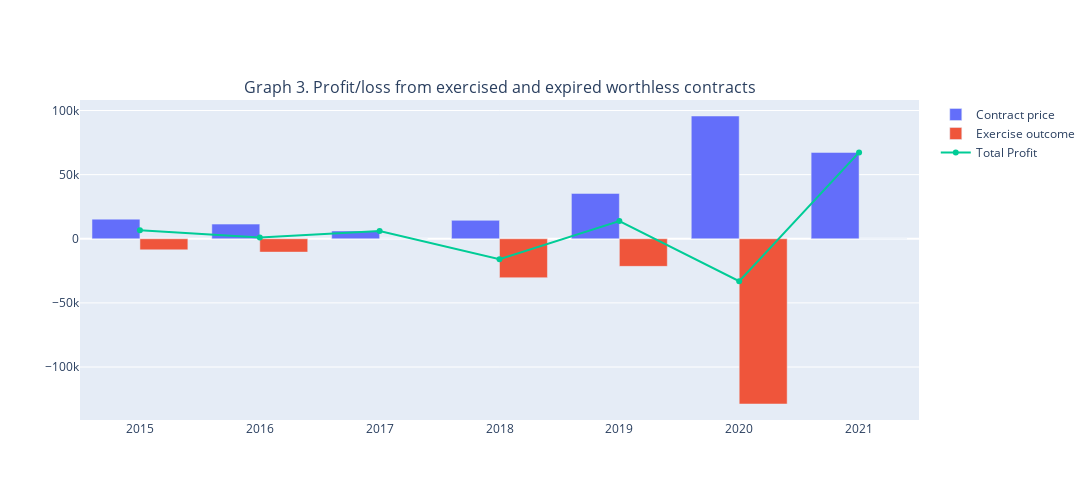

Source (notebook cell):
### Markdown cell above
Further, we look at the total profits and the ones attributed to Contract price and Exercise outcome components annually.

### Code cell
# create a dataframe of profits from Contract price and Exercise outcome grouped by year
newdf = transaction.groupby(by = ['Year'])['Contract price','Exercise outcome', 'Total Profit/Loss' ].sum().reset_index()

# plot the dataframe
fig = make_subplots(subplot_titles = ['Graph 3. Profit/loss from exercised and expired worthless contracts'])
fig.add_trace(go.Bar(x=newdf['Year'], y=newdf['Contract price'], name = 'Contract price'))
fig.add_trace(go.Bar(x=newdf['Year'], y=newdf['Exercise outcome'], name = 'Exercise outcome'))
fig.add_trace(go.Line(x=newdf['Year'], y=newdf['Total Profit/Loss'], name = 'Total Profit'))

fig.update_layout(height=500, width=1100)
fig.show()

### Figure 1 — Plotly figure (JSON) as saved in the notebook; plotly's stock layout.template omitted (floating-point values rounded to 4 significant figures)
{"data": [{"name": "Contract price", "type": "bar", "x": [2015, 2016, 2017, 2018, 2019, 2020, 2021], "y": [15305, 11418, 6075, 14366, 35365, 95713, 67323]}, {"name": "Exercise outcome", "type": "bar", "x": [2015, 2016, 2017, 2018, 2019, 2020, 2021], "y": [-8636.0, -10390.0, 0, -30340.0, -21510.0, -128800.0, 0]}, {"name": "Total Profit", "type": "scatter", "x": [2015, 2016, 2017, 2018, 2019, 2020, 2021], "y": [6669.0, 1026.0, 6075, -15980.0, 13860.0, -33110.0, 67323]}], "layout": {"annotations": [{"font": {"size": 16}, "showarrow": false, "text": "Graph 3. Profit/loss from exercised and expired worthless contracts", "x": 0.5, "xanchor": "center", "xref": "paper", "y": 1, "yanchor": "bottom", "yref": "paper"}], "height": 500, "width": 1100, "xaxis": {"anchor": "y", "autorange": true, "domain": [0, 1], "range": [2014.0, 2022.0], "type": "linear"}, "yaxis": {"anchor": "x", "autorange": true, "domain": [0, 1], "range": [-141300.0, 108200.0], "type": "linear"}}}
